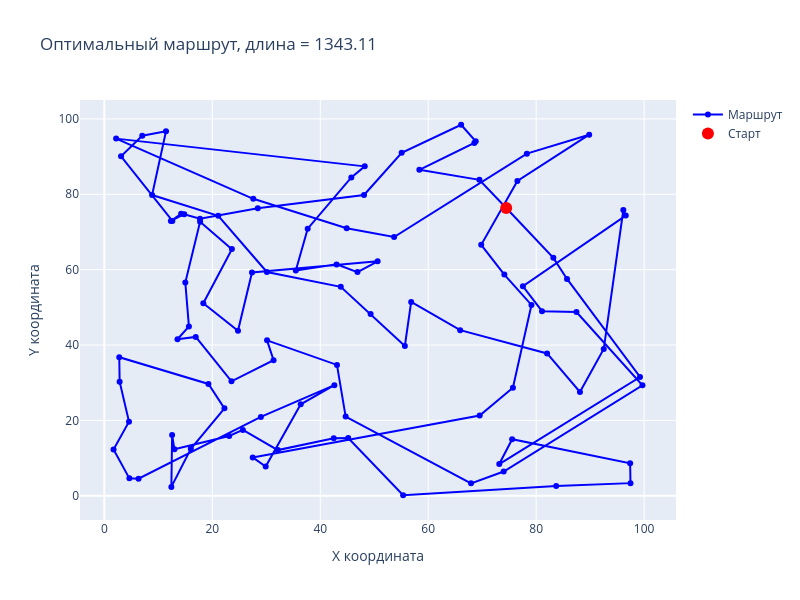

Source (notebook cell):
### Markdown cell above
### Визуализация

### Code cell
route_cities = cities[grid_best]
route_cities = np.vstack([route_cities, route_cities[0]])  # замыкаем маршрут
city_labels = [str(city) for city in grid_best] + [str(grid_best[0])]
fig_1 = go.Figure()
fig_1.add_trace(
    go.Scatter(
        x=route_cities[:, 0], y=route_cities[:, 1],
        mode='lines+markers',
        name='Маршрут',
        text=city_labels,
        textposition='top center',
        line=dict(color='blue', width=2),
        marker=dict(size=6, color='blue')
    )
)
fig_1.add_trace(
    go.Scatter(
        x=[route_cities[0, 0]], y=[route_cities[0, 1]],
        mode='markers',
        name='Старт',
        marker=dict(size=12, color='red')
    )
)
fig_1.update_layout(
    title=f'Оптимальный маршрут, длина = {grid_best_dist:.2f}',
    xaxis_title='X координата',
    yaxis_title='Y координата',
    width=800, height=600,
    showlegend=True
)
fig_1.show()

### Figure 1 — Plotly figure (JSON) as saved in the notebook; plotly's stock layout.template omitted (floating-point values rounded to 4 significant figures)
{"data": [{"line": {"color": "blue", "width": 2}, "marker": {"color": "blue", "size": 6}, "mode": "lines+markers", "name": "Маршрут", "text": ["93", "2", "95", "33", "46", "42", "55", "87", "24", "51", "23", "97", "15", "12", "91", "99", "3", "62", "69", "92", "45", "26", "86", "31", "65", "59", "38", "9", "82", "30", "0", "75", "77", "7", "78", "52", "44", "57", "74", "29", "40", "58", "81", "47", "79", "10", "8", "6", "64", "32", "61", "48", "67", "73", "54", "25", "36", "4", "18", "66", "49", "90", "43", "96", "85", "41", "83", "94", "13", "5", "71", "37", "72", "50", "39", "22", "53", "88", "63", "1", "76", "17", "19", "14", "80", "21", "27", "20", "34", "70", "16", "28", "68", "56", "98", "60", "84", "11", "35", "89", "93"], "textposition": "top center", "type": "scatter", "x": [74.45, 83.18, 85.71, 99.24, 73.16, 75.55, 97.4, 97.47, 83.7, 55.35, 45.18, 42.5, 32.14, 25.66, 23.13, 12.99, 12.56, 12.42, 16.03, 22.25, 19.29, 2.771, 2.836, 4.569, 1.71, 4.642, 6.34, 29.0, 42.62, 36.38, 29.89, 27.49, 69.53, 75.69, 79.12, 74.1, 69.82, 76.52, 89.82, 78.27, 53.68, 44.89, 27.59, 2.187, 48.24, 45.76, 37.68, 35.47, 43.02, 46.89, 50.63, 27.35, 24.76, 18.34, 23.63, 17.74, 15.0, 15.67, 13.55, 16.94, 23.56, 31.35, 30.14, 43.1, 44.71, 67.93, 73.98, 99.68, 87.46, 81.08, 77.54, 96.59, 96.14, 92.51, 88.1, 82.01, 65.92, 56.84, 55.67, 49.33, 43.8, 30.11, 21.11, 8.847, 11.43, 7.024, 3.099, 12.61, 14.23, 12.33, 14.8, 17.73, 28.43, 48.11, 55.08, 66.09, 68.8, 68.54, 58.36, 69.48, 74.45], "y": [76.38, 63.13, 57.54, 31.51, 8.416, 15.01, 8.62, 3.355, 2.626, 0.1407, 15.35, 15.25, 12.13, 17.48, 15.88, 12.37, 16.11, 2.356, 12.47, 23.19, 29.67, 36.78, 30.27, 19.67, 12.3, 4.623, 4.522, 20.93, 29.34, 24.26, 7.783, 10.18, 21.31, 28.66, 50.64, 58.69, 66.58, 83.52, 95.81, 90.78, 68.66, 71.0, 78.8, 94.77, 87.41, 84.47, 70.86, 59.77, 61.4, 59.36, 62.23, 59.24, 43.79, 51.08, 65.45, 72.68, 56.6, 44.93, 41.53, 42.16, 30.36, 35.96, 41.25, 34.73, 21.02, 3.295, 6.432, 29.3, 48.75, 48.99, 55.6, 74.35, 75.83, 38.94, 27.57, 37.77, 43.94, 51.43, 39.75, 48.26, 55.45, 59.38, 74.28, 79.82, 96.72, 95.53, 90.09, 72.94, 74.85, 72.92, 74.71, 73.53, 76.27, 79.83, 91.02, 98.45, 94.06, 93.64, 86.5, 83.83, 76.38]}, {"marker": {"color": "red", "size": 12}, "mode": "markers", "name": "Старт", "type": "scatter", "x": [74.45], "y": [76.38]}], "layout": {"height": 600, "showlegend": true, "title": {"text": "Оптимальный маршрут, длина = 1343.11"}, "width": 800, "xaxis": {"title": {"text": "X координата"}}, "yaxis": {"title": {"text": "Y координата"}}}}
